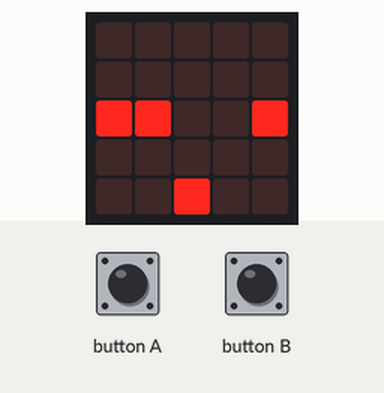
Simulated run of this program. Board: BBC micro:bit (MakeCode). On the bench: the board's 5×5 LED display. Inputs (shaded band) come from the test bench. Random numbers come from a fixed seed; the run ends where the board's game-over animation would start. At 8.2 s the program stops and its outputs stay as they are.

Above: at 1.2 s.
1.3 s: button A pressed for 0.15 s
At 2.8 s:
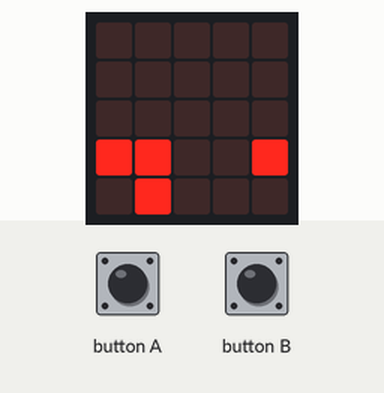
At 3.6 s:
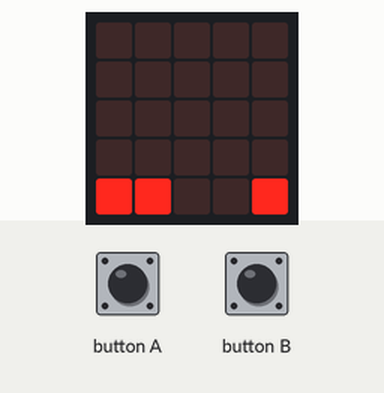
4.4 s: button B pressed for 0.15 s
At 7.6 s:
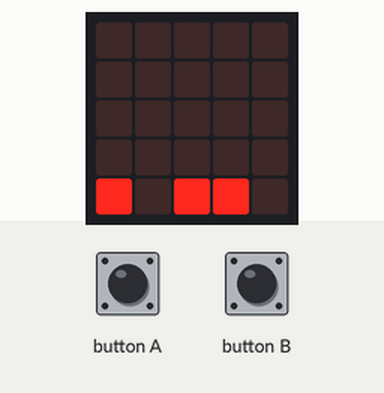
Timing chart, 0 to 9.1 s (numbered marks = the images above; inputs shaded):
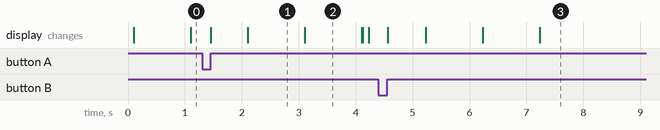

Measured:
- what the display in image 1 shows lasts 1.0 s, from 2.1 s to 3.1 s

The program:

main.ts
```typescript
input.onButtonPressed(Button.A, function on_button_pressed_a() {
    player.change(LedSpriteProperty.X, -1)
})
input.onButtonPressed(Button.B, function on_button_pressed_b() {
    player.change(LedSpriteProperty.X, 1)
})
let _11q : game.LedSprite = null
let qq1 : game.LedSprite = null
let q : game.LedSprite = null
let player : game.LedSprite = null
player = game.createSprite(2, 4)
let health = 2
game.setScore(0)
basic.forever(function on_forever() {

    q = game.createSprite(randint(0, 4), 0)
    qq1 = game.createSprite(randint(0, 4), 0)
    _11q = game.createSprite(randint(0, 4), 0)
    basic.pause(100)
    for (let index = 0; index < 4; index++) {
        q.change(LedSpriteProperty.Y, 1)
        _11q.change(LedSpriteProperty.Y, 1)
        qq1.change(LedSpriteProperty.Y, 1)
        basic.pause(1000)
    }
    if (q.isTouching(player) || (_11q.isTouching(player) || qq1.isTouching(player))) {
        health += -1
    } else {
        game.addScore(1)
    }

    if (health == 0) {
        game.gameOver()
    }

    q.delete()
    qq1.delete()
    _11q.delete()
})
```

test.ts
```typescript
// 在此处测试；当此软件包作为插件使用时，将不会编译此软件包。
```
